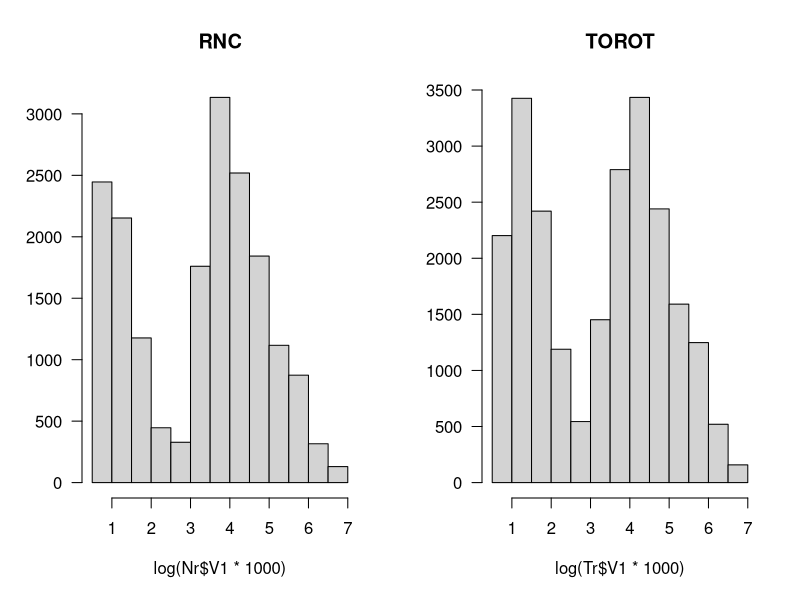
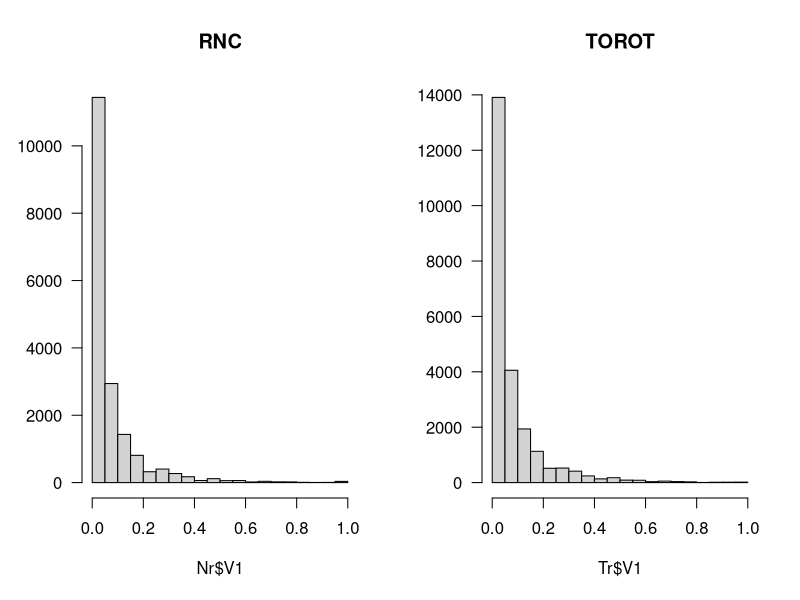

Write the R code that produced these figures, in order.
Tr <- read.csv("for_r2t.csv", # url
              sep = "\t", # тип разделителя
              header = FALSE)
Nr <- read.csv("for_r2n.csv", # url
              sep = "\t", # тип разделителя
              header = FALSE)
par(mfrow = c(1, 2)) # строит два графика в одном
hist(log(Nr$V1*1000), main = "RNC", ylab = NA, las = 1)
hist(log(Tr$V1*1000), main = "TOROT", ylab = NA, las = 1)
hist(Nr$V1, main = "RNC", ylab = NA, las = 1)
hist(Tr$V1, main = "TOROT", ylab = NA, las = 1)